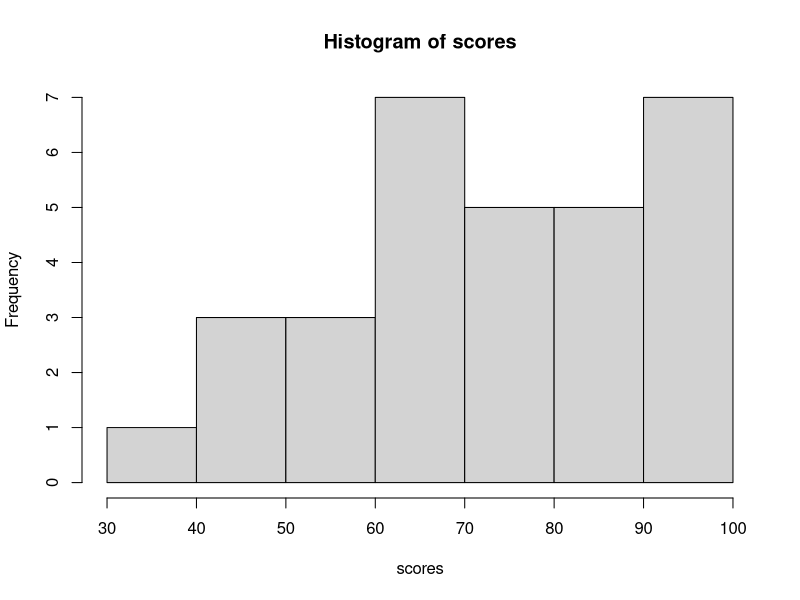
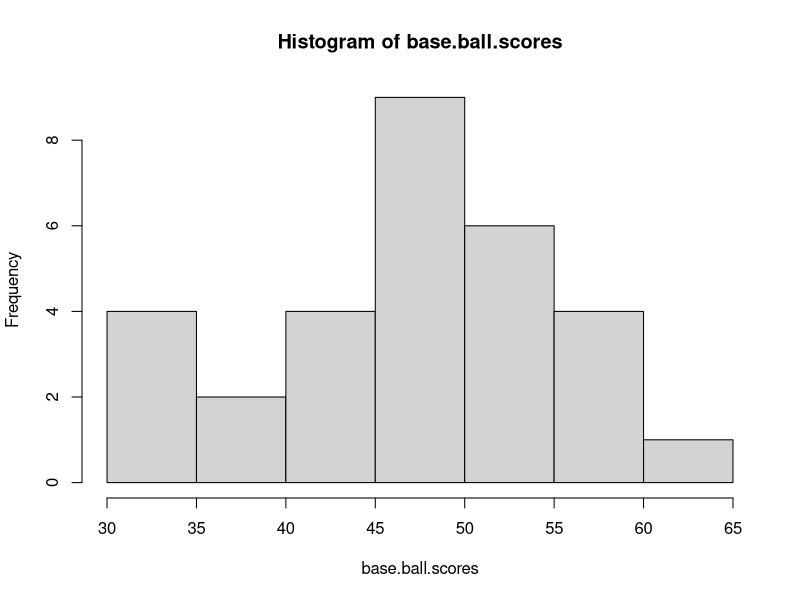
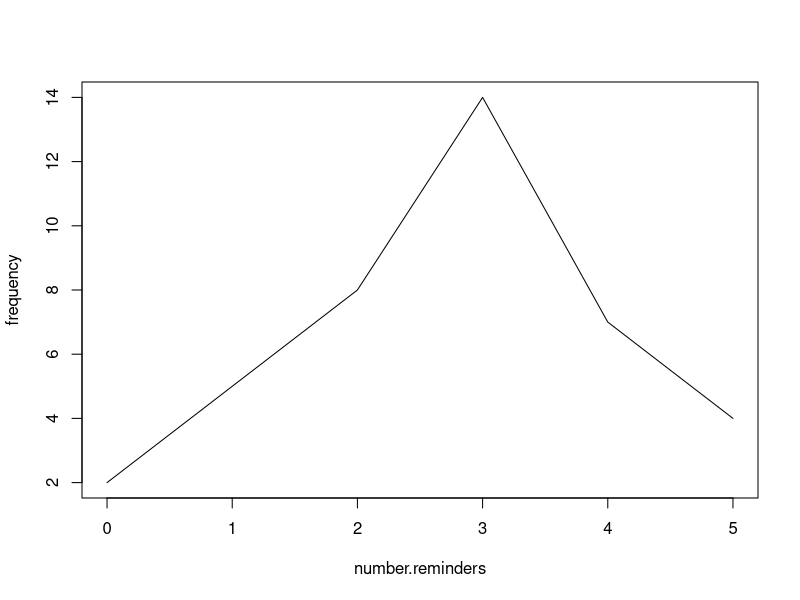
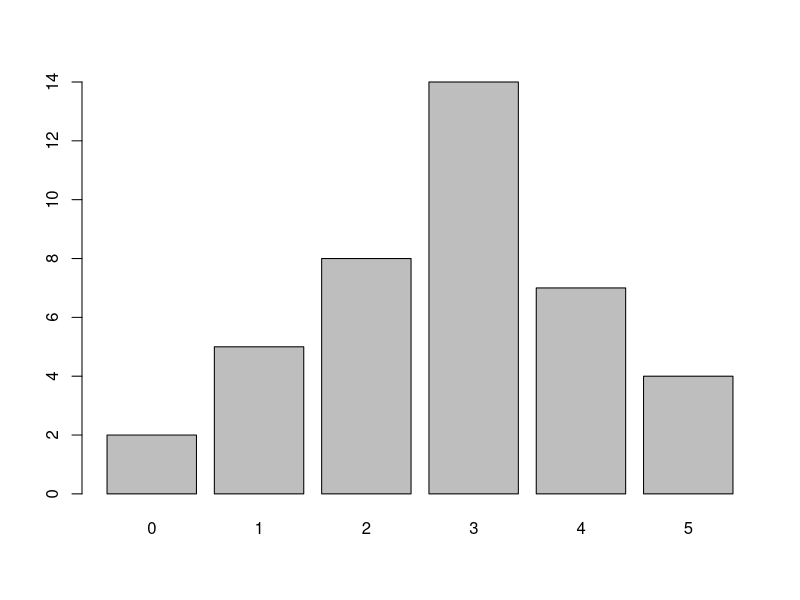
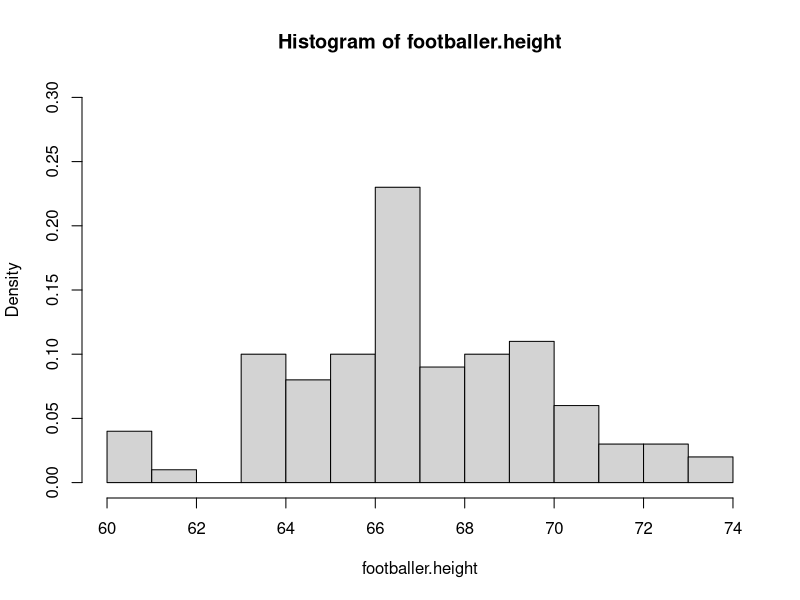
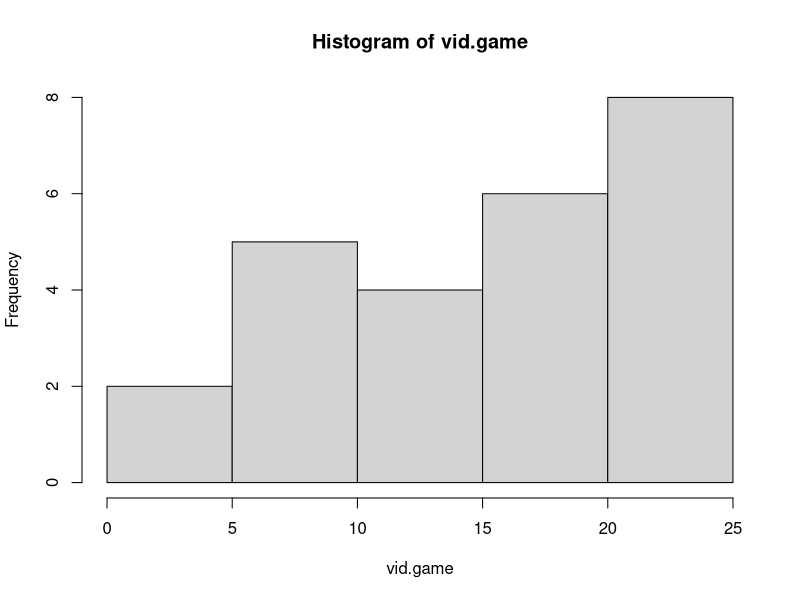
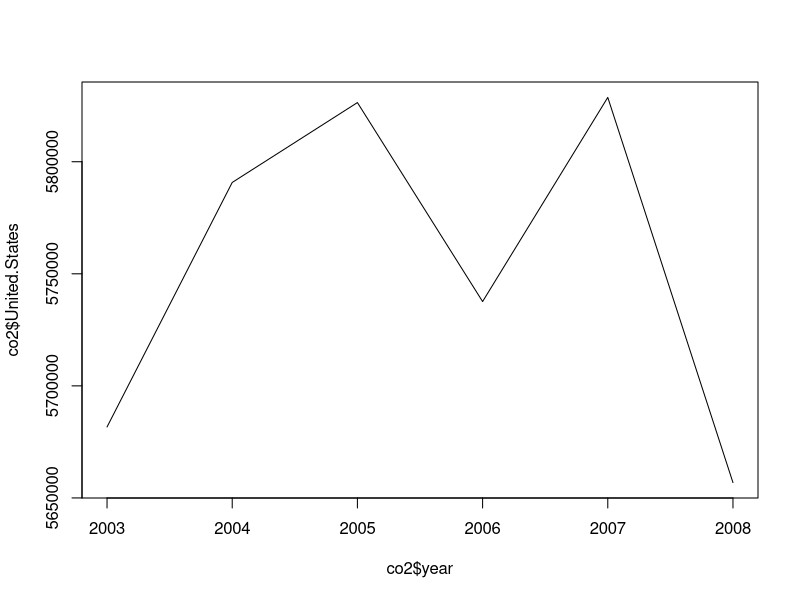
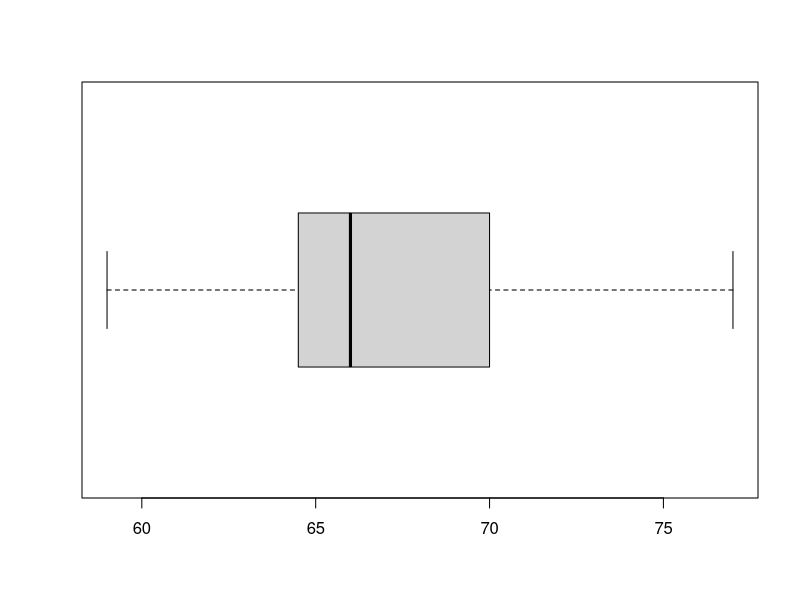

The R source for these figures, in order:
## ---- chunk 1
scores <- c(33, 42, 49, 49, 53, 55, 55, 61, 63, 67, 68, 68, 69, 69, 72, 73, 74, 78, 80, 83, 88, 88, 88, 90, 92, 94, 94, 94, 94, 96, 100)
hist(scores)
## ---- chunk 2
base.ball.scores <- c(32, 32, 33, 34, 38, 40, 42, 42, 43, 44, 46, 47, 47, 48, 48, 48, 49, 50, 50, 51, 52, 52, 52, 53, 54, 56, 57, 57, 60, 61)
hist(base.ball.scores)
## ---- chunk 3
teenage.reminder <- data.frame("number.reminders" = 0:5,
        "frequency" = c(2,5,8,14,7,4)
        )
teenage.reminder 

plot(teenage.reminder,type="l")
barplot(height=teenage.reminder$frequency,names.arg = teenage.reminder$number.reminders)
## ---- chunk 4
footballer.height <- c(60, 60.5, 61, 61, 61.5,63.5, 63.5, 63.5, 64, 64, 64, 64, 64, 64, 64, 64.5, 64.5, 64.5, 64.5, 64.5, 64.5, 64.5, 64.5, 66, 66, 66, 66, 66, 66, 66, 66, 66, 66, 66.5, 66.5, 66.5, 66.5, 66.5, 66.5, 66.5, 66.5, 66.5, 66.5, 66.5, 67, 67, 67, 67, 67, 67, 67, 67, 67, 67, 67, 67, 67.5, 67.5, 67.5, 67.5, 67.5, 67.5, 67.5, 68, 68, 69, 69, 69, 69, 69, 69, 69, 69, 69, 69, 69.5, 69.5, 69.5, 69.5, 69.5,70, 70, 70, 70, 70, 70, 70.5, 70.5, 70.5, 71, 71, 71, 72, 72, 72, 72.5, 72.5, 73, 73.5, 74)

hist(footballer.height,breaks = 15,freq=F,ylim=c(0,.3))
## ---- chunk 5

vid.game <- c(9.95, 10, 2.25, 16.75, 0, 19.5, 22.5, 7.5, 15, 12.75, 5.5, 11, 10, 20.75, 17.5, 23, 21.9, 24, 23.75, 18, 20, 15, 22.9, 18.8, 20.5)
hist(vid.game)
## ---- chunk 6
co2 <- data.frame(
  "year" = 2003:2008,
  "Ukraine" = c(352259,NA,339029,339029,327797,328357),
  "United.States" = c(5681664,5790761,5826394,5737615,5828697,5656839)
) 
co2
plot(y=co2$United.States,x=co2$year,type="l")
## ---- chunk 7

house.prices <- c(389950, 230500, 158000, 479000, 639000, 114950, 5500000, 387000, 659000, 529000, 575000, 488800, 1095000)
quantile(house.prices)

## ---- chunk 8
stats.test.scores <- c(59, 60, 61, 62, 62, 63, 63, 64, 64, 64, 65, 65, 65, 65, 65, 65, 65, 65, 65, 66, 66, 67, 67, 68, 68, 69, 70, 70, 70, 70, 70, 71, 71, 72, 72, 73, 74, 74, 75, 77)
boxplot(stats.test.scores,horizontal = T)
## ---- chunk 9
data("mtcars")
mtcars


boxplot(mtcars$mpg)
boxplot(mpg~cyl, data=mtcars)
## ---- chunk 10
aids <- c(3, 4, 8, 8, 10, 11, 12, 13, 14, 15, 15, 16, 16, 17, 17, 18, 21, 22, 22, 24, 24, 25, 26, 26, 27, 27, 29, 29, 31, 32, 33, 33, 34, 34, 35, 37, 40, 44, 44, 47)
mean(aids)
median(aids)
## ---- chunk 11
age <- c(9, 9.5, 9.5, 10, 10, 10, 10, 10.5, 10.5, 10.5, 10.5, 11, 11, 11, 11, 11, 11, 11.5, 11.5, 11.5)
mean(age)
sd(age)^2
sd(age)
